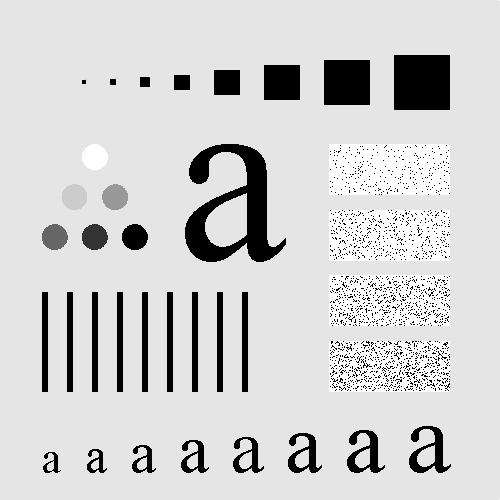
%> input picture VISION POR COMPUTADORA/EJERCICIOS/CAPITULO 3/images_chapter_03/Fig3.35(a).jpg, 500 x 500 px
$ octave 'Notas de clase.m'   (GNU Octave 9; MATLAB toolbox functions it lacks are replaced by stand-ins)
%> lines starting %> are read from the running program, lines starting %| are printed output that depends on the picture; in (x1, y1, x2, y2) boxes, pixels count from 0 and x2, y2 are one past the last pixel; in counts of white or black regions, pixels touching at a corner belong together; the program's own positions count from 1

w = fspecial("log",50,5)
mesh
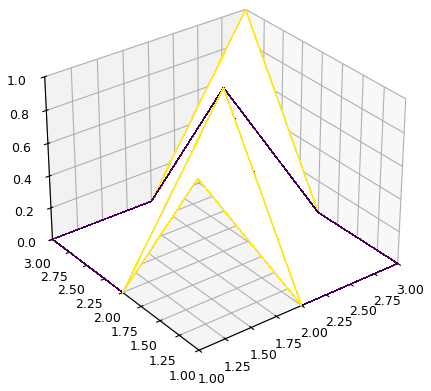
%> figure redrawn from the program's plot data

%% Aplicación del kernel generado %%

I = imread("Fig3.35(a).jpg");
%> I is the input picture: size 500x500 uint8; min 0, max 255, mean 207.4
I = double(I);
%> I: size 500x500 double
w = fspecial("log",[5 5],3);
O = imfilter(I,w);
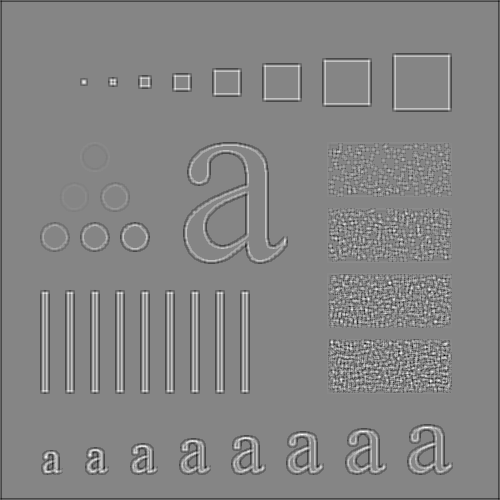
%> O: size 500x500 double; min -4.32, max 3.94, mean -0.024; drawn with min black and max white
subplot(1,2,1)
imagesc(I)
title("original")
subplot(1,2,2)
imagesc(O)
title("LOG")
colormap("gray")


% Cargar la imagen y convertir a escala de grises
I = imread("Fig3.35(a).jpg");

%%%%
[Gx, Gy] = imgradientxy(I);
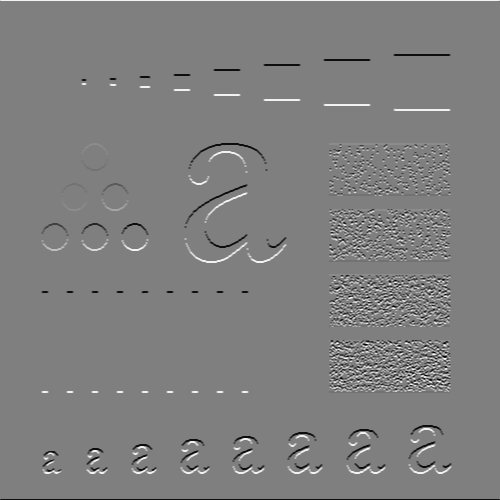
%> Gy: size 500x500 double; min -1020, max 1020, mean 0; mean of the top-left, top-right, bottom-left and bottom-right quarters 1.9, 2.7, -1.9, -2.7; drawn with min black and max white
[Gmag,Gdir] = imgradient(Gx,Gy);
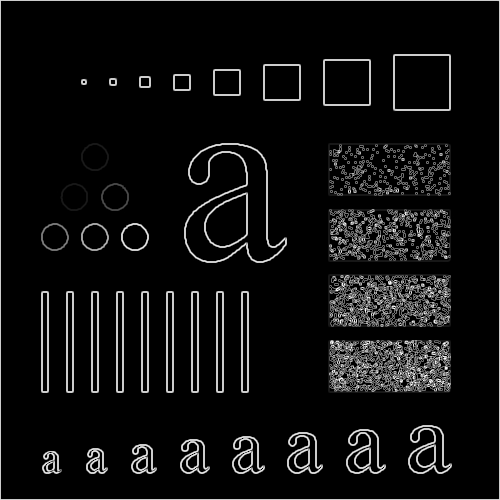
%> Gmag: size 500x500 double; min 0, max 1140.4, mean 74.9; drawn with min black and max white
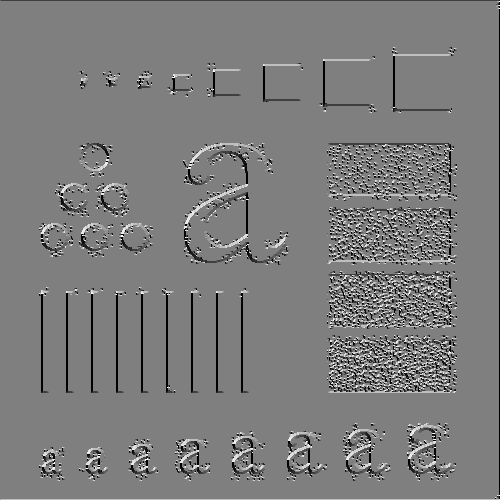
%> Gdir: size 500x500 double; min -180, max 179.9, mean -3.8; drawn with min black and max white


subplot(2,2,1), imshow(Gmag,[]),title("Gradient Magnitude")
subplot(2,2,2), imshow(Gdir,[]),title("Dirección del gradiente")
subplot(2,2,3), imshow(Gx,[]),title("Dirección del gradiente en X")
subplot(2,2,4), imshow(Gy,[]),title("Dirección del gradiente en Y")


%% Bordes en matlab %%


I = imread("Fig3.35(a).jpg");
BW1 = edge(I,"prewitt");
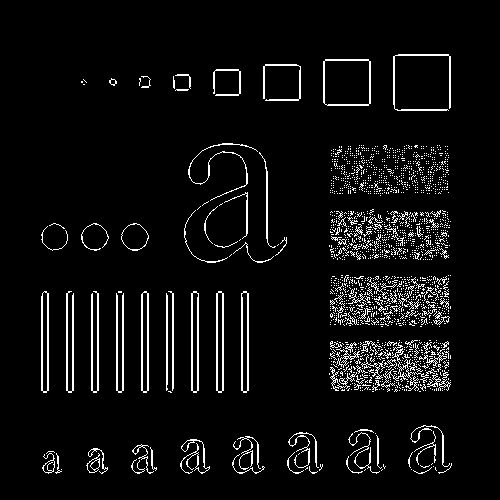
%> BW1: size 500x500 logical; 5.7% white in thin lines or dots, all inside (x1, y1, x2, y2) = (41, 54, 452, 474)
BW2 = edge(I,"sobel");
BW3 = edge(I,"canny");
subplot(2,2,1), imshow(BW1)
subplot(2,2,2), imshow(BW2)
subplot(2,2,3), imshow(BW3)

%% HACER UN AJEDREZ %%

I = checkerboard(50);

%% Operador de Roberts %%
BW1 = edge(I,"roberts");
imshow(BW1)
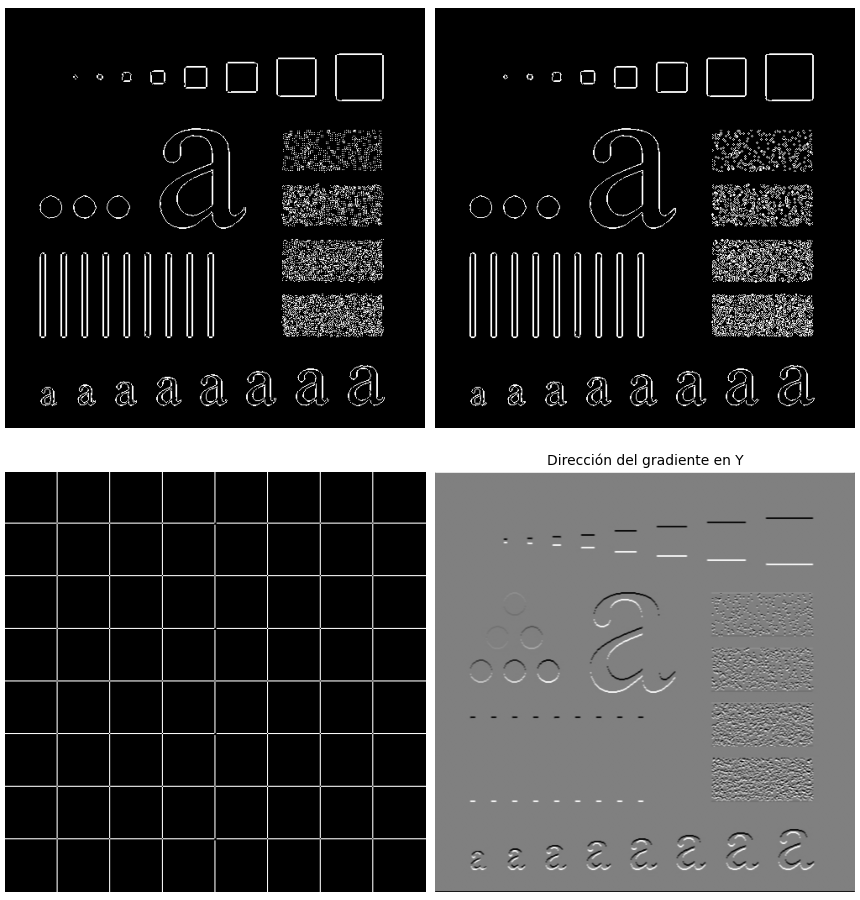
%> figure redrawn from the program's plot data, 4 panels

%% HOG en matlab %%
%> (the run ends here)

$ run again, with VISION POR COMPUTADORA/EJERCICIOS/CAPITULO 3/images_chapter_03/Fig3.04(a).jpg copied over VISION POR COMPUTADORA/EJERCICIOS/CAPITULO 3/images_chapter_03/Fig3.35(a).jpg
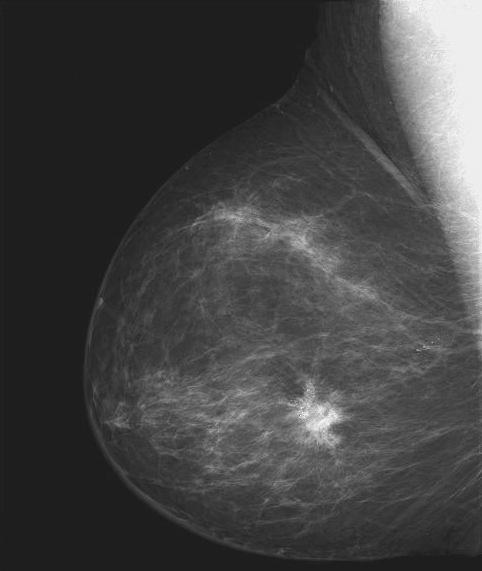
%> input picture VISION POR COMPUTADORA/EJERCICIOS/CAPITULO 3/images_chapter_03/Fig3.04(a).jpg, 482 x 571 px
%> I is the input picture: size 571x482 uint8; min 21, max 255, mean 66.7
%> I: size 571x482 double
%> `BW1 = edge(I,"prewitt");`:
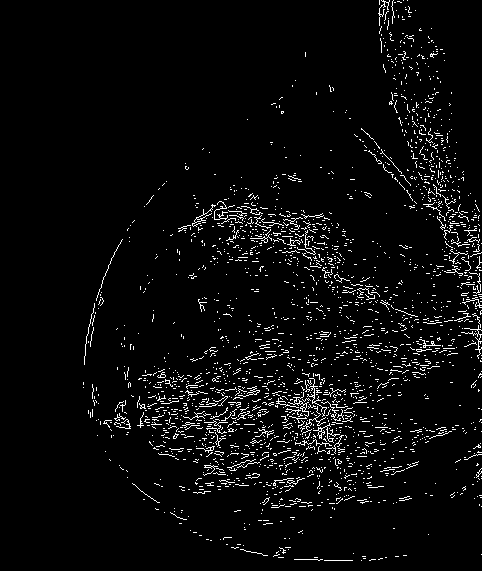
%> BW1: size 571x482 logical; 4.1% white in thin lines or dots, all inside (x1, y1, x2, y2) = (83, 0, 482, 561)
%> BW3: size 571x482 logical; 10.3% white in thin lines or dots, all inside (x1, y1, x2, y2) = (83, 1, 481, 561)
%> `imshow(BW1)`:
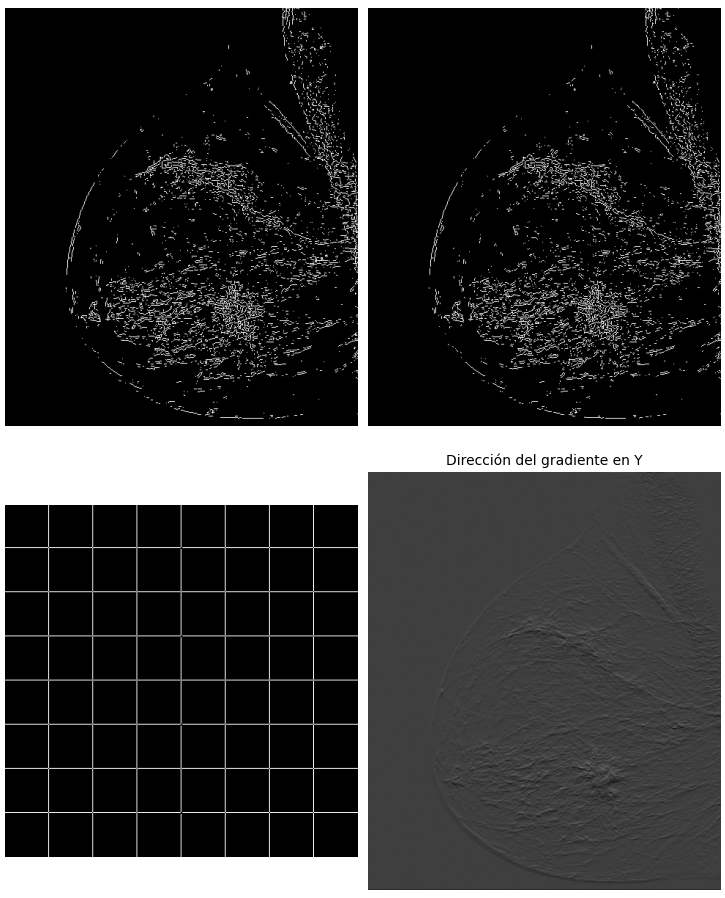
%> figure redrawn from the program's plot data, 4 panels

$ run again, with VISION POR COMPUTADORA/EJERCICIOS/CAPITULO 3/images_chapter_03/Fig3.05(a).jpg copied over VISION POR COMPUTADORA/EJERCICIOS/CAPITULO 3/images_chapter_03/Fig3.35(a).jpg
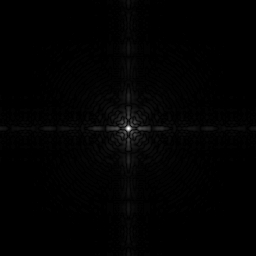
%> input picture VISION POR COMPUTADORA/EJERCICIOS/CAPITULO 3/images_chapter_03/Fig3.05(a).jpg, 256 x 256 px
%> I is the input picture: size 256x256 uint8; min 0, max 255, mean 2.1
%> I: size 256x256 double
%> `BW1 = edge(I,"prewitt");`:
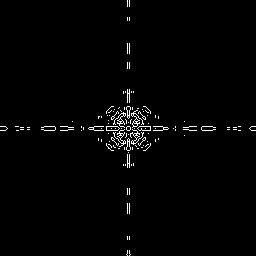
%> BW1: size 256x256 logical; 1.6% white in thin lines or dots
%> BW2: size 256x256 logical; 1.6% white in thin lines or dots
%> BW3: size 256x256 logical; 0.49% white in thin lines or dots, all inside (x1, y1, x2, y2) = (42, 106, 215, 151)
%> `imshow(BW1)`:
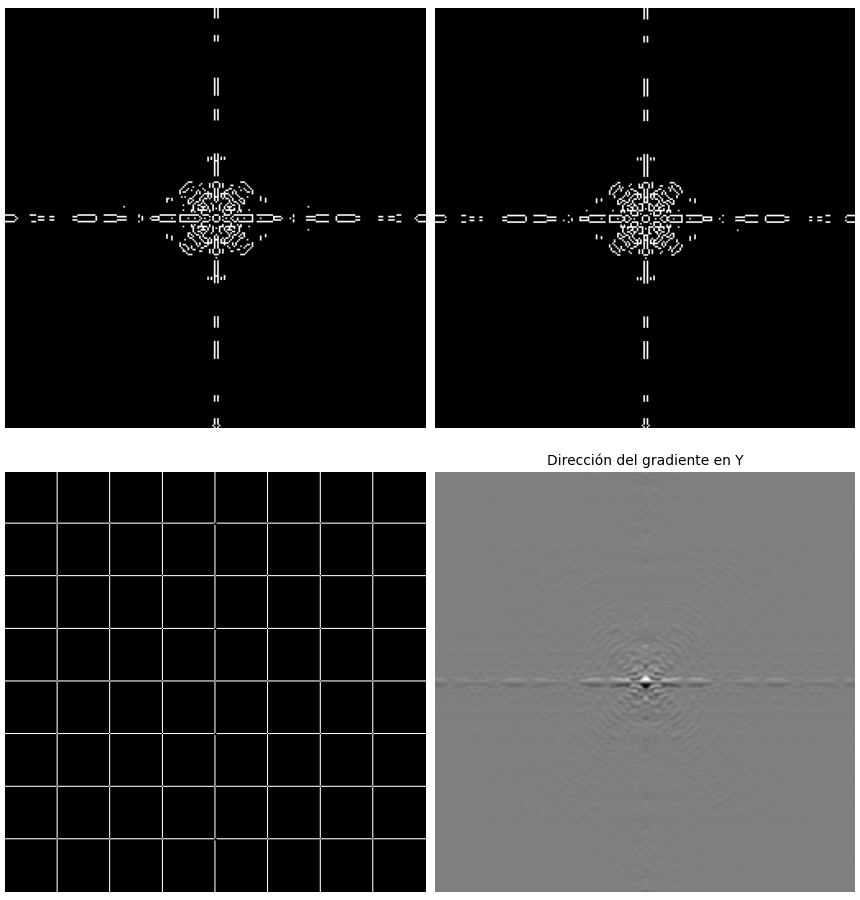
%> figure redrawn from the program's plot data, 4 panels

$ run again, with VISION POR COMPUTADORA/EJERCICIOS/CAPITULO 3/images_chapter_03/Fig3.08(a).jpg copied over VISION POR COMPUTADORA/EJERCICIOS/CAPITULO 3/images_chapter_03/Fig3.35(a).jpg
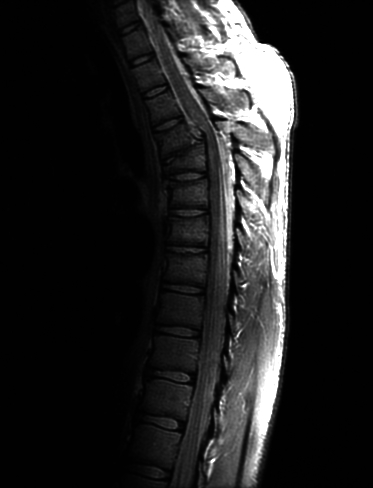
%> input picture VISION POR COMPUTADORA/EJERCICIOS/CAPITULO 3/images_chapter_03/Fig3.08(a).jpg, 373 x 488 px
%> I is the input picture: size 488x373 uint8; min 0, max 255, mean 32.6
%> I: size 488x373 double
%> BW1: size 488x373 logical; 2.4% white in thin lines or dots, all inside (x1, y1, x2, y2) = (137, 0, 299, 483)
%> BW3: size 488x373 logical; 3.2% white in thin lines or dots, all inside (x1, y1, x2, y2) = (136, 1, 299, 487)
%> `imshow(BW1)`:
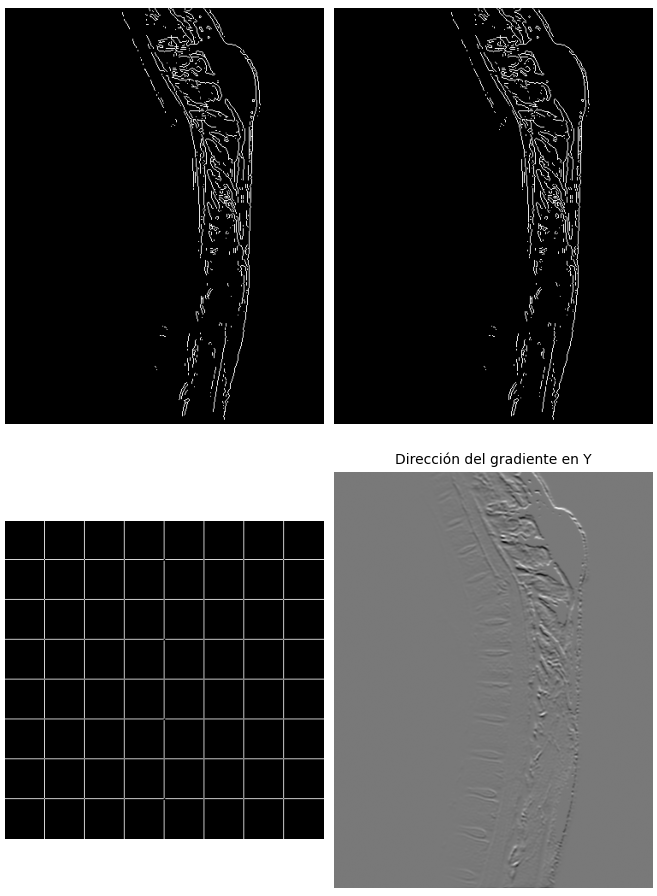
%> figure redrawn from the program's plot data, 4 panels
